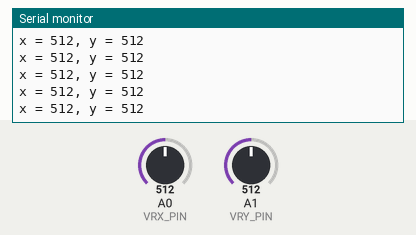
Recording of a sketch running on a simulated Arduino Uno, built with avr-gcc and run on an emulated ATmega328P. Shown: the last lines printed to the serial monitor. The test bench sets the inputs (shaded band); at power-on: A0 (VRX_PIN) = 512, A1 (VRY_PIN) = 512.

Above: at 1.2 s.
1.3 s: A0 (VRX_PIN) set to 104
At 2.3 s:
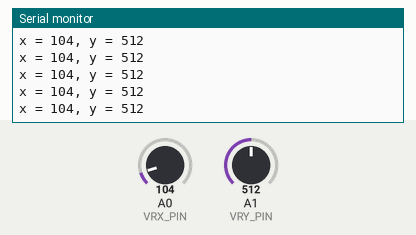
4.3 s: A0 (VRX_PIN) set to 94
At 4.8 s:
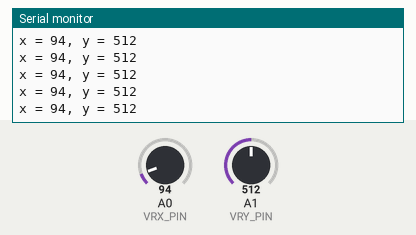
7.3 s: A1 (VRY_PIN) set to 109
At 8.1 s:
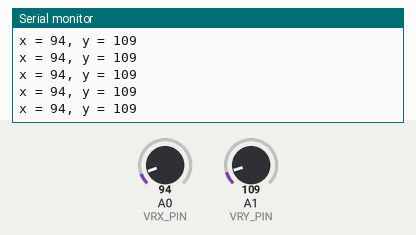
8.8 s: A1 (VRY_PIN) set to 89
At 9.5 s:
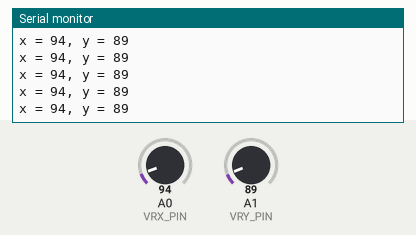
11.8 s: A1 (VRY_PIN) set to 11
At 12.4 s:
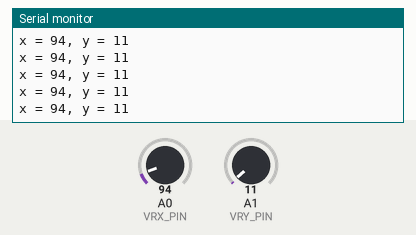
13.3 s: A1 (VRY_PIN) set to 8
At 13.8 s:
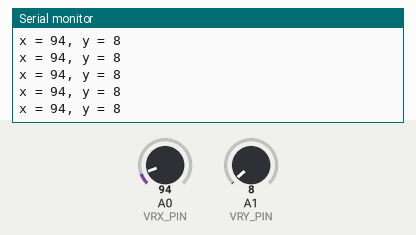
Timing chart, 0 to 16.3 s (numbered marks = the images above; inputs shaded):
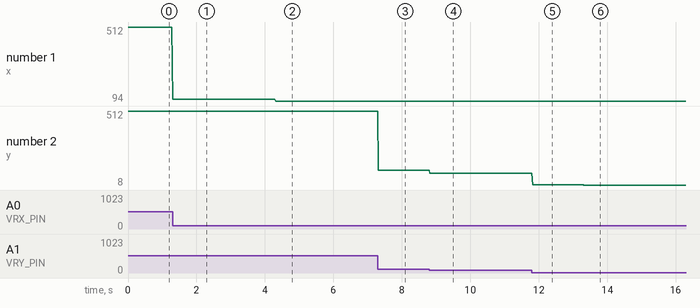

The sketch:

Joystik.ino
```cpp
#define VRX_PIN  A0 // Arduino pin connected to VRX pin
#define VRY_PIN  A1 // Arduino pin connected to VRY pin

int xValue = 0; // To store value of the X axis
int yValue = 0; // To store value of the Y axis

void setup() {
  Serial.begin(9600) ;
}

void loop() {
  // read analog X and Y analog values
  xValue = analogRead(VRX_PIN);
  yValue = analogRead(VRY_PIN);

  // print data to Serial Monitor on Arduino IDE
  Serial.print("x = ");
  Serial.print(xValue);
  Serial.print(", y = ");
  Serial.println(yValue);
  delay(20);
}
```

Measured:
- after the input at 1.3 s, the serial monitor: prints a new line at once (image 1)
- after the input at 4.3 s, the serial monitor: prints a new line at once (image 2)
- after the input at 7.3 s, the serial monitor: prints a new line at once (image 3)
- after the input at 8.8 s, the serial monitor: prints a new line at once (image 4)
- after the input at 11.8 s, the serial monitor: prints a new line at once (image 5)
- after the input at 13.3 s, the serial monitor: prints a new line at once (image 6)
- plotted number 1: 512 → 104 after the input at 1.3 s, 104 → 94 after the input at 4.3 s
- plotted number 2: 512 → 109 after the input at 7.3 s, 109 → 89 after the input at 8.8 s, 89 → 11 after the input at 11.8 s, 11 → 8 after the input at 13.3 s
